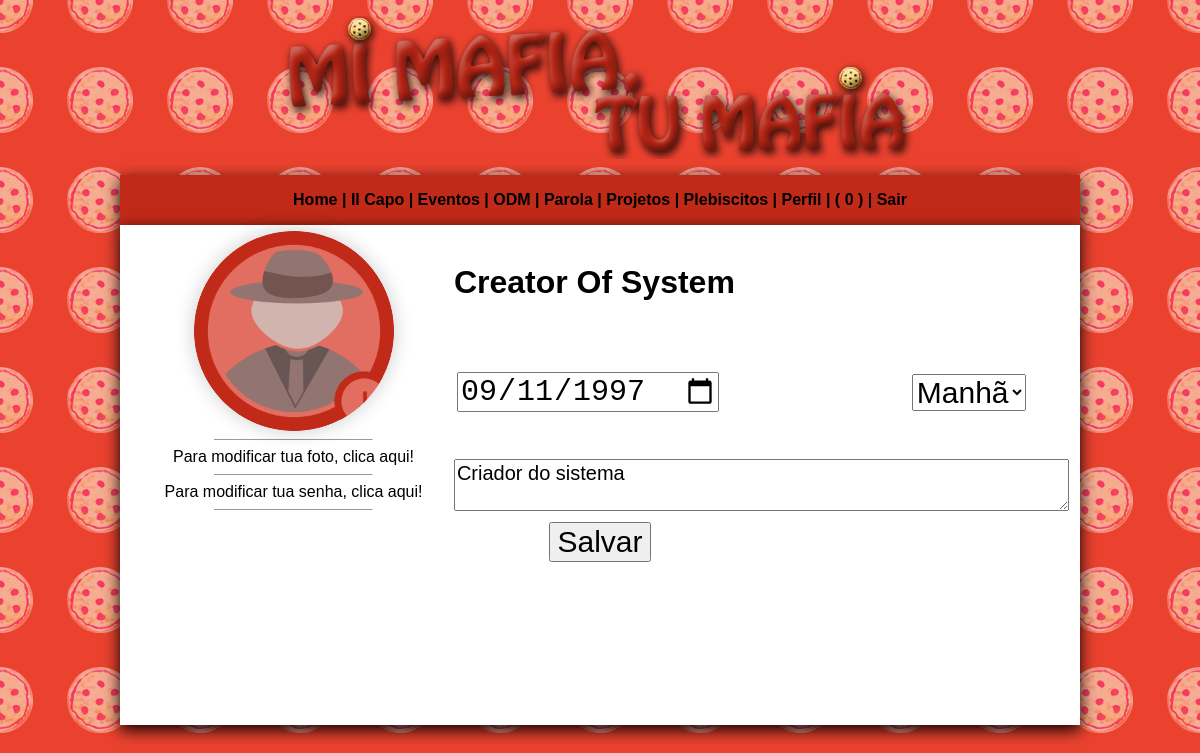
Page /editperfil.php (signed in) on the committed database.
### tables this page shows
CREATE TABLE `user` (
  `id_user` int(11) NOT NULL,
  `nome_user` varchar(200) NOT NULL,
  `sobrenome_user` varchar(200) NOT NULL,
  `nickname_user` varchar(20) NOT NULL,
  `bday_user` varchar(20) NOT NULL,
  `turno_user` varchar(10) NOT NULL,
  `mail_user` varchar(200) NOT NULL,
  `sexo_user` varchar(20) NOT NULL,
  `pass_user` varchar(200) NOT NULL,
  `desc_user` text NOT NULL,
  `matricula_user` varchar(20) NOT NULL,
  `photo_user` varchar(20) NOT NULL
);

### rest.php (called while the page is built, shortened)
<?php
if (isset($_SESSION['usera'])){
   $login_user = $_SESSION['usera'];
}else{
   header("Location:index.php");
   exit;
}
?>

### editperfil.php (the view, shortened to what this page needs)
<?php
include('rest.php');
include('conectar.php');
$query_guy= "SELECT * FROM user WHERE nickname_user = ?";
$stmt_guy = $conexao->prepare($query_guy);
$stmt_guy->bind_param("s", $login_user);
$stmt_guy->execute();
$rs_guy   = $stmt_guy->get_result();
$infoguy  = $rs_guy->fetch_assoc();
$id_user	= $infoguy['id_user'];
$id_perfil = $_GET['p'] ?? '';
if($id_perfil == ''){
	$id_perfilo = $id_user;
}else{
	$id_perfilo = $id_perfil;
}
$query_perf = "SELECT * FROM user WHERE id_user = ?";
$stmt_perf  = $conexao->prepare($query_perf);
$stmt_perf->bind_param("i", $id_perfilo);
$stmt_perf->execute();
$rs_perf    = $stmt_perf->get_result();
$infoperf   = $rs_perf->fetch_assoc();
$nome_perf		= $infoperf['nome_user'];
$sobnome_perf	= $infoperf['sobrenome_user'];
$bday_perf		= new DateTime($infoperf['bday_user']);
$desc_perf		= $infoperf['desc_user'];
$photo_perf		= $infoperf['photo_user'];
$turno_perf		= $infoperf['turno_user'];
?>
<!DOCTYPE html PUBLIC "-//W3C//DTD XHTML 1.0 Transitional//EN" "http://www.w3.org/TR/xhtml1/DTD/xhtml1-transitional.dtd">
<html xmlns="http://www.w3.org/1999/xhtml">
<head>
<link rel="stylesheet" href="css/geral.css" type="text/css" />
</head>
<body leftmargin="0" topmargin="0" background="img/back2.png">
<table cellpadding="0" cellspacing="0" width="100%" border="0">
  <tr>
    <td width="10%">&nbsp;</td>
    <td align="center" valign="bottom"><p><img src="img/tit.png"></p></td>
    <td width="10%">&nbsp;</td>
  </tr>
  <tr>
    <td>&nbsp;</td>
    <td bgcolor="#c12a19" align="center" style="box-shadow: 0px 5px 15px #000;
" height="50"><?php include ('menu.php');?></td>
    <td>&nbsp;</td>
  </tr>
  <tr>
    <td>&nbsp;</td>
    <td bgcolor="#FFFFFF" style="box-shadow: 0px 5px 15px #000;
" height="500" valign="top">
<?php
if(!isset($_GET['t'])){
    $t = '';
}else{
    $t = $_GET['t'];
}
switch($t){
	default:
?>
<table width="100%" border="0">
      <tr>
      <td>&nbsp;</td>
      <td align="center" valign="top">
      <form action="perfform.php?a=edit" method="post">
      <table border="0" width="100%">
      <tr>
      <td align="center" width="34%" rowspan="3"><img src="photos/user/<?=$photo_perf;?>" alt="" style="width: 200px;
	height: 200px;
	border-radius: 90px;
	-webkit-border-radius: 100px;
	-moz-border-radius: 100px;
	background: url(photos/user/<?=$photo_perf?>);
	background-size:contain;
	box-shadow: 0 0 20px rgba(0, 0, 0, .20);
	-webkit-box-shadow: 0 0 20px rgba(0, 0, 0, .20);
	-moz-box-shadow: 0 0 20px rgba(0, 0, 0, .20);" /><br />
    <hr width="50%" size="1" />
    <a href="editperfil.php?t=photo">Para modificar tua foto, clica aqui!</a><br />
<hr width="50%" size="1" />
<a href="editperfil.php?t=senha">Para modificar tua senha, clica aqui!</a><hr width="50%" size="1" /></td>
      <td width="66%">
      <h1><?=$nome_perf?> <?=$sobnome_perf?></h1></td>
      </tr>
      <tr>
      <td>
      <table border="0" width="100%">
      <tr>
      <td>
      <h2>
        <input type="date" name="bday_new" id="bday_new" style="font-size:30px" value="<?=$bday_perf->format('Y-m-d');?>" />
      </h2></td>
      <td align="center">
        <select name="turno_new" style="font-size:30px" id="turno_new">
          <option selected="selected" value="<?=$turno_perf?>"><?php
          if($turno_perf == 'm'){
			  echo 'Manhã';
		  }else{
			   echo 'Noite';
		  }
		  ?></option>
        </select></td>
        </tr>
        </table>
      </td>
      </tr>
      <tr>
      <td>
	  <textarea name="desc_new" id="desc_new" style="width:100%; font-family:Verdana, Geneva, sans-serif; font-size:20px;" placeholder="Descrição"><?=$desc_perf?></textarea></td>
      </tr>
      <tr>
      <td align="center" colspan="2">
      <input name="Envoyer" type="submit" style="font-size:30px;" value="Salvar" />
      </td>
      </tr>
      </table>
      </form>
      </td>
      <td>&nbsp;</td>
      </tr>
<tr>
      <td>&nbsp;</td>
      <td align="left" valign="top">
      <h2>&nbsp;</h2>
      </td>
      <td>&nbsp;</td>
      </tr>
      </table>
      </td>
      <td>&nbsp;</td>
  </tr>
    </table>
<?php break;
?>
<?php
}
?>
</body>
</html>

### css/geral.css (style rules this page uses)
body { font-family:Verdana, Geneva, sans-serif; }
a { text-decoration:none; color:#000; }

### rows in the picture
user: photo_user (picture), nome_user "Creator", sobrenome_user "Of System", bday_new "09/11/1997", turno_new "Manhã", desc_new "Criador do sistema"
